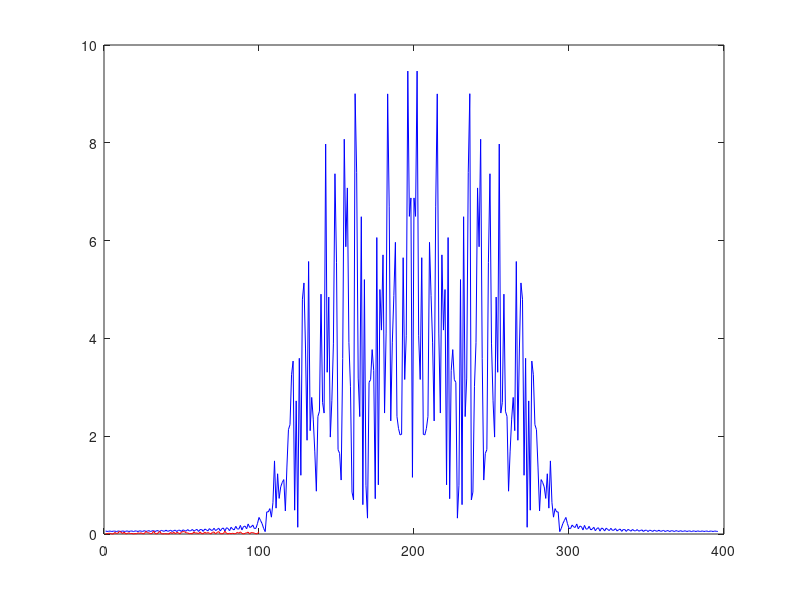
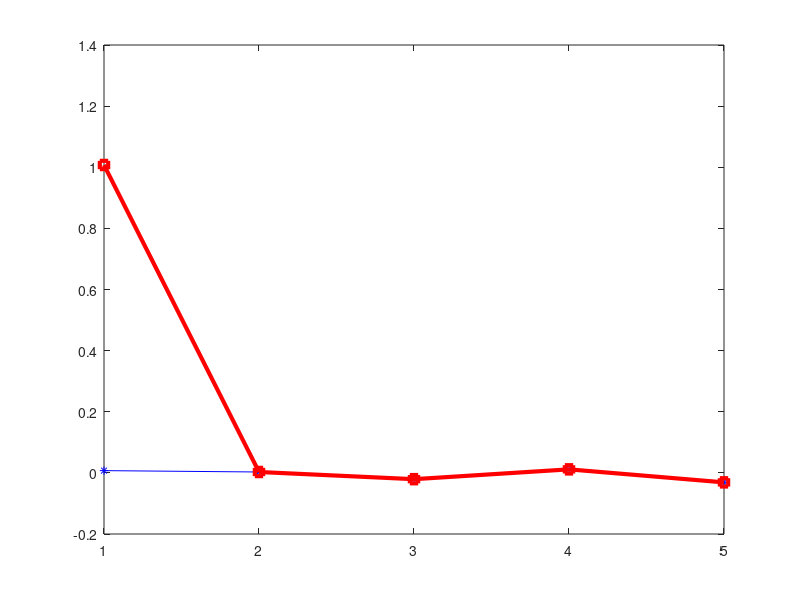

Here is the MATLAB script that generated these plots, in order:
close all
clear all

n = 5; % Número de canais
q = 256; % Número de amostras em uma janela

fs = 256; % Freq de amostragem
delf = fs/q;

fL = 1;
fH = 50;

m = 1 + round((fH - fL) / delf); % Quantidade de componentes de frequência

% Filter specifications
filter_order = 5;                   
filter_cutoff = [2*fL/fs 2*fH/fs];

[b, a] = butter(filter_order,filter_cutoff); 

% Sinal Tempo:
t = linspace(0, q/fs, q);

% Sinal sintético
X = rand(n,q);

% Bins de frequência
f = zeros(1,m);
for i=1:m
    f(i) = fL + (i - 1)*delf;
end

% Base de senos e cossenos.
X0_seno = zeros(n,q);
X0_cos = zeros(n,q);
for i=1:m
    X0_seno(i,:) = sin(2 * pi .* t .* f(i));
    X0_cos(i,:) = cos(2 * pi .* t .* f(i));
end

X0 = [X0_seno; X0_cos];

% Cálculo dos coeficientes:
F = X * X0' * inv(X0 * X0');

X_est = F * X0;

% Aplica filtro aos dados
X_filt=filtfilt(b, a, X')';

plot(t, X_filt(1,:), t, X_est(1,:));
legend('Filtrado', 'Reconstruido')

Y_est = F(1,:);
% Y_est = fft(X_est(1,:),198);

Y_filt=fftshift(fft(X_filt(1,:),2*198));

plot(abs(Y_filt), 'b');
hold on
plot(abs(Y_est), 'r');


%% Análise da influência de cada componente nos canais
X2 = X;
X2(1,:) = X2(1,:) + X0_seno(1,:);

% Cálculo dos coeficientes:
F2 = X2 * X0' * inv(X0 * X0');

figure
plot(F(:,1), '-*b');
hold on
plot(F2(:,1), '-sr', 'LineWidth', 3);

%% Reescrevendo Y_est
F_sin = F(:,1:m); % coef que multiplicam seno a_ij
F_cos = F(:,m+1:end); % coef que multiplicam cosseno b_ij

C = sqrt(F_sin.^2 + F_cos.^2);
theta = atan(F_cos ./ F_sin);

%% Energia dos sinais estimados

P_est = F*F' / 2; % Potencia dos canais a partir da matriz de covariância
P = sum(X_est.^2,2)/q; % Potencia calculada a partir do canais estimados

%% Parametrizacão da matriz de covariância
H0 = eye(2*m); % Define matriz de parametrizacao: diagonal 

step_func = zeros(1,2*m);
step_func(5:10) = 1;
step_func(m+5:m+10) = 1;

% H0 = H0 * step_func;

covX = F * F' / q; % covariância do sinal X estimado
covY = F * H0 * F' / q; % covariância do sinal projetado parametrizada por H0




